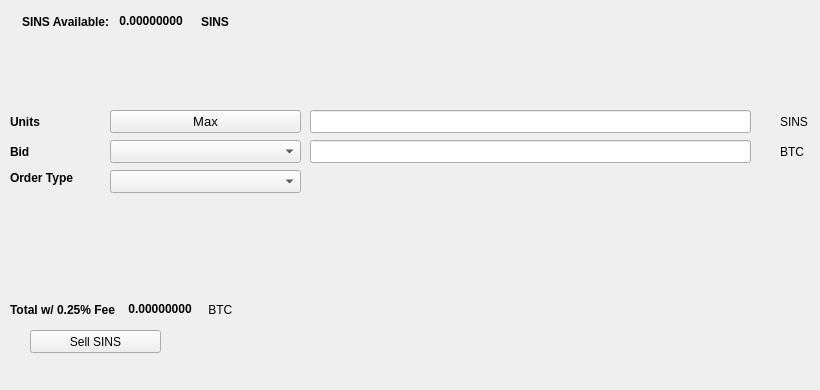
   <widget class="QWidget" name="SellTab">
    <attribute name="title">
     <string>Sell</string>
    </attribute>
    <widget class="QLabel" name="label_16">
     <property name="geometry">
      <rect>
       <x>780</x>
       <y>140</y>
       <width>31</width>
       <height>23</height>
      </rect>
     </property>
     <property name="text">
      <string>BTC</string>
     </property>
    </widget>
    <widget class="QComboBox" name="SellBidcomboBox">
     <property name="geometry">
      <rect>
       <x>110</x>
       <y>140</y>
       <width>191</width>
       <height>23</height>
      </rect>
     </property>
     <property name="font">
      <font>
       <pointsize>10</pointsize>
      </font>
     </property>
    </widget>
    <widget class="QLabel" name="label_18">
     <property name="geometry">
      <rect>
       <x>10</x>
       <y>110</y>
       <width>46</width>
       <height>23</height>
      </rect>
     </property>
     <property name="font">
      <font>
       <weight>75</weight>
       <bold>true</bold>
      </font>
     </property>
     <property name="text">
      <string>Units</string>
     </property>
    </widget>
    <widget class="QPushButton" name="Sell_Max_Amount">
     <property name="geometry">
      <rect>
       <x>110</x>
       <y>110</y>
       <width>191</width>
       <height>23</height>
      </rect>
     </property>
     <property name="font">
      <font>
       <pointsize>10</pointsize>
      </font>
     </property>
     <property name="text">
      <string>Max</string>
     </property>
    </widget>
    <widget class="QLabel" name="label_20">
     <property name="geometry">
      <rect>
       <x>10</x>
       <y>170</y>
       <width>91</width>
       <height>16</height>
      </rect>
     </property>
     <property name="font">
      <font>
       <weight>75</weight>
       <bold>true</bold>
      </font>
     </property>
     <property name="text">
      <string>Order Type</string>
     </property>
    </widget>
    <widget class="QComboBox" name="SellOrdertypeCombo">
     <property name="geometry">
      <rect>
       <x>110</x>
       <y>170</y>
       <width>191</width>
       <height>23</height>
      </rect>
     </property>
     <property name="font">
      <font>
       <pointsize>10</pointsize>
      </font>
     </property>
    </widget>
    <widget class="QLabel" name="label_21">
     <property name="geometry">
      <rect>
       <x>10</x>
       <y>140</y>
       <width>46</width>
       <height>23</height>
      </rect>
     </property>
     <property name="font">
      <font>
       <weight>75</weight>
       <bold>true</bold>
      </font>
     </property>
     <property name="text">
      <string>Bid</string>
     </property>
    </widget>
    <widget class="QLabel" name="label_22">
     <property name="geometry">
      <rect>
       <x>780</x>
       <y>110</y>
       <width>31</width>
       <height>23</height>
      </rect>
     </property>
     <property name="text">
      <string>SINS</string>
     </property>
    </widget>
    <widget class="QLineEdit" name="UnitsInputSINS">
     <property name="geometry">
      <rect>
       <x>310</x>
       <y>110</y>
       <width>441</width>
       <height>23</height>
      </rect>
     </property>
     <property name="font">
      <font>
       <pointsize>9</pointsize>
       <weight>75</weight>
       <bold>true</bold>
      </font>
     </property>
    </widget>
    <widget class="QLineEdit" name="SellBidPriceEdit">
     <property name="geometry">
      <rect>
       <x>310</x>
       <y>140</y>
       <width>441</width>
       <height>23</height>
      </rect>
     </property>
     <property name="font">
      <font>
       <pointsize>9</pointsize>
       <weight>75</weight>
       <bold>true</bold>
      </font>
     </property>
    </widget>
    <widget class="QPushButton" name="SellSINSBTN">
     <property name="geometry">
      <rect>
       <x>30</x>
       <y>330</y>
       <width>131</width>
       <height>23</height>
      </rect>
     </property>
     <property name="text">
      <string>Sell SINS</string>
     </property>
     <property name="icon">
      <iconset resource="../Dashlite">
       <normaloff>:/icons/bitcoin</normaloff>:/icons/bitcoin</iconset>
     </property>
    </widget>
    <widget class="QWidget" name="layoutWidget3">
     <property name="geometry">
      <rect>
       <x>22</x>
       <y>12</y>
       <width>258</width>
       <height>19</height>
      </rect>
     </property>
     <layout class="QHBoxLayout" name="horizontalLayout">
      <item>
       <widget class="QLabel" name="label232_2">
        <property name="font">
         <font>
          <weight>75</weight>
          <bold>true</bold>
         </font>
        </property>
        <property name="text">
         <string>SINS Available:</string>
        </property>
       </widget>
      </item>
      <item>
       <widget class="QLabel" name="SINSAvailableLabel">
        <property name="palette">
         <palette>
          <active>
           <colorrole role="WindowText">
            <brush brushstyle="SolidPattern">
             <color alpha="255">
              <red>0</red>
              <green>0</green>
              <blue>0</blue>
             </color>
            </brush>
           </colorrole>
           <colorrole role="Button">
            <brush brushstyle="SolidPattern">
             <color alpha="255">
              <red>0</red>
              <green>170</green>
              <blue>0</blue>
             </color>
            </brush>
           </colorrole>
           <colorrole role="Light">
            <brush brushstyle="SolidPattern">
             <color alpha="255">
              <red>0</red>
              <green>255</green>
              <blue>0</blue>
             </color>
            </brush>
           </colorrole>
           <colorrole role="Midlight">
            <brush brushstyle="SolidPattern">
             <color alpha="255">
              <red>0</red>
              <green>212</green>
              <blue>0</blue>
             </color>
            </brush>
           </colorrole>
           <colorrole role="Dark">
            <brush brushstyle="SolidPattern">
             <color alpha="255">
              <red>0</red>
              <green>85</green>
              <blue>0</blue>
             </color>
            </brush>
           </colorrole>
           <colorrole role="Mid">
            <brush brushstyle="SolidPattern">
             <color alpha="255">
              <red>0</red>
              <green>113</green>
              <blue>0</blue>
             </color>
            </brush>
           </colorrole>
           <colorrole role="Text">
            <brush brushstyle="SolidPattern">
             <color alpha="255">
              <red>0</red>
              <green>170</green>
              <blue>0</blue>
             </color>
            </brush>
           </colorrole>
           <colorrole role="BrightText">
            <brush brushstyle="SolidPattern">
             <color alpha="255">
              <red>255</red>
              <green>255</green>
              <blue>255</blue>
             </color>
            </brush>
           </colorrole>
           <colorrole role="ButtonText">
            <brush brushstyle="SolidPattern">
             <color alpha="255">
              <red>0</red>
              <green>0</green>
              <blue>0</blue>
             </color>
            </brush>
           </colorrole>
           <colorrole role="Base">
            <brush brushstyle="SolidPattern">
             <color alpha="255">
              <red>255</red>
              <green>255</green>
              <blue>255</blue>
             </color>
            </brush>
           </colorrole>
           <colorrole role="Window">
            <brush brushstyle="SolidPattern">
             <color alpha="255">
              <red>0</red>
              <green>170</green>
              <blue>0</blue>
             </color>
            </brush>
           </colorrole>
           <colorrole role="Shadow">
            <brush brushstyle="SolidPattern">
             <color alpha="255">
              <red>0</red>
              <green>0</green>
              <blue>0</blue>
             </color>
            </brush>
           </colorrole>
           <colorrole role="AlternateBase">
            <brush brushstyle="SolidPattern">
             <color alpha="255">
              <red>127</red>
              <green>212</green>
              <blue>127</blue>
             </color>
            </brush>
           </colorrole>
           <colorrole role="ToolTipBase">
            <brush brushstyle="SolidPattern">
             <color alpha="255">
              <red>255</red>
              <green>255</green>
              <blue>220</blue>
             </color>
            </brush>
           </colorrole>
           <colorrole role="ToolTipText">
            <brush brushstyle="SolidPattern">
             <color alpha="255">
              <red>0</red>
              <green>0</green>
              <blue>0</blue>
             </color>
            </brush>
           </colorrole>
          </active>
          <inactive>
           <colorrole role="WindowText">
            <brush brushstyle="SolidPattern">
             <color alpha="255">
              <red>0</red>
              <green>0</green>
              <blue>0</blue>
             </color>
            </brush>
           </colorrole>
           <colorrole role="Button">
            <brush brushstyle="SolidPattern">
             <color alpha="255">
              <red>0</red>
              <green>170</green>
              <blue>0</blue>
             </color>
            </brush>
           </colorrole>
           <colorrole role="Light">
            <brush brushstyle="SolidPattern">
             <color alpha="255">
              <red>0</red>
              <green>255</green>
              <blue>0</blue>
             </color>
            </brush>
           </colorrole>
           <colorrole role="Midlight">
            <brush brushstyle="SolidPattern">
             <color alpha="255">
              <red>0</red>
              <green>212</green>
              <blue>0</blue>
             </color>
            </brush>
           </colorrole>
           <colorrole role="Dark">
            <brush brushstyle="SolidPattern">
             <color alpha="255">
              <red>0</red>
              <green>85</green>
              <blue>0</blue>
             </color>
            </brush>
           </colorrole>
           <colorrole role="Mid">
            <brush brushstyle="SolidPattern">
             <color alpha="255">
              <red>0</red>
              <green>113</green>
              <blue>0</blue>
             </color>
            </brush>
           </colorrole>
           <colorrole role="Text">
            <brush brushstyle="SolidPattern">
             <color alpha="255">
              <red>0</red>
              <green>170</green>
              <blue>0</blue>
             </color>
            </brush>
           </colorrole>
           <colorrole role="BrightText">
            <brush brushstyle="SolidPattern">
             <color alpha="255">
              <red>255</red>
              <green>255</green>
              <blue>255</blue>
             </color>
            </brush>
           </colorrole>
           <colorrole role="ButtonText">
            <brush brushstyle="SolidPattern">
             <color alpha="255">
              <red>0</red>
              <green>0</green>
              <blue>0</blue>
             </color>
            </brush>
           </colorrole>
           <colorrole role="Base">
            <brush brushstyle="SolidPattern">
             <color alpha="255">
              <red>255</red>
              <green>255</green>
              <blue>255</blue>
             </color>
            </brush>
           </colorrole>
           <colorrole role="Window">
            <brush brushstyle="SolidPattern">
             <color alpha="255">
              <red>0</red>
              <green>170</green>
              <blue>0</blue>
             </color>
            </brush>
           </colorrole>
           <colorrole role="Shadow">
            <brush brushstyle="SolidPattern">
             <color alpha="255">
              <red>0</red>
              <green>0</green>
              <blue>0</blue>
             </color>
            </brush>
           </colorrole>
           <colorrole role="AlternateBase">
            <brush brushstyle="SolidPattern">
             <color alpha="255">
              <red>127</red>
              <green>212</green>
              <blue>127</blue>
             </color>
            </brush>
           </colorrole>
           <colorrole role="ToolTipBase">
            <brush brushstyle="SolidPattern">
             <color alpha="255">
              <red>255</red>
              <green>255</green>
              <blue>220</blue>
             </color>
            </brush>
           </colorrole>
           <colorrole role="ToolTipText">
            <brush brushstyle="SolidPattern">
             <color alpha="255">
              <red>0</red>
              <green>0</green>
              <blue>0</blue>
             </color>
            </brush>
           </colorrole>
          </inactive>
          <disabled>
           <colorrole role="WindowText">
            <brush brushstyle="SolidPattern">
             <color alpha="255">
              <red>0</red>
              <green>85</green>
              <blue>0</blue>
             </color>
            </brush>
           </colorrole>
           <colorrole role="Button">
            <brush brushstyle="SolidPattern">
             <color alpha="255">
              <red>0</red>
              <green>170</green>
              <blue>0</blue>
             </color>
            </brush>
           </colorrole>
           <colorrole role="Light">
            <brush brushstyle="SolidPattern">
             <color alpha="255">
              <red>0</red>
              <green>255</green>
              <blue>0</blue>
             </color>
            </brush>
           </colorrole>
           <colorrole role="Midlight">
            <brush brushstyle="SolidPattern">
             <color alpha="255">
              <red>0</red>
              <green>212</green>
              <blue>0</blue>
             </color>
            </brush>
           </colorrole>
           <colorrole role="Dark">
            <brush brushstyle="SolidPattern">
             <color alpha="255">
              <red>0</red>
              <green>85</green>
              <blue>0</blue>
             </color>
            </brush>
           </colorrole>
           <colorrole role="Mid">
            <brush brushstyle="SolidPattern">
             <color alpha="255">
              <red>0</red>
              <green>113</green>
              <blue>0</blue>
             </color>
            </brush>
           </colorrole>
           <colorrole role="Text">
            <brush brushstyle="SolidPattern">
             <color alpha="255">
              <red>0</red>
              <green>85</green>
              <blue>0</blue>
             </color>
            </brush>
           </colorrole>
           <colorrole role="BrightText">
            <brush brushstyle="SolidPattern">
             <color alpha="255">
              <red>255</red>
              <green>255</green>
              <blue>255</blue>
             </color>
            </brush>
           </colorrole>
           <colorrole role="ButtonText">
            <brush brushstyle="SolidPattern">
             <color alpha="255">
              <red>0</red>
              <green>85</green>
              <blue>0</blue>
             </color>
            </brush>
           </colorrole>
           <colorrole role="Base">
            <brush brushstyle="SolidPattern">
             <color alpha="255">
              <red>0</red>
              <green>170</green>
              <blue>0</blue>
             </color>
            </brush>
           </colorrole>
           <colorrole role="Window">
            <brush brushstyle="SolidPattern">
             <color alpha="255">
              <red>0</red>
              <green>170</green>
              <blue>0</blue>
             </color>
            </brush>
           </colorrole>
           <colorrole role="Shadow">
            <brush brushstyle="SolidPattern">
             <color alpha="255">
              <red>0</red>
              <green>0</green>
              <blue>0</blue>
             </color>
            </brush>
           </colorrole>
           <colorrole role="AlternateBase">
            <brush brushstyle="SolidPattern">
             <color alpha="255">
              <red>0</red>
              <green>170</green>
              <blue>0</blue>
             </color>
            </brush>
           </colorrole>
           <colorrole role="ToolTipBase">
            <brush brushstyle="SolidPattern">
             <color alpha="255">
              <red>255</red>
              <green>255</green>
              <blue>220</blue>
             </color>
            </brush>
           </colorrole>
           <colorrole role="ToolTipText">
            <brush brushstyle="SolidPattern">
             <color alpha="255">
              <red>0</red>
              <green>0</green>
              <blue>0</blue>
             </color>
            </brush>
           </colorrole>
          </disabled>
         </palette>
        </property>
        <property name="font">
         <font>
          <weight>75</weight>
          <bold>true</bold>
         </font>
        </property>
        <property name="text">
         <string> 0.00000000 </string>
        </property>
        <property name="textInteractionFlags">
         <set>Qt::LinksAccessibleByMouse|Qt::TextSelectableByKeyboard|Qt::TextSelectableByMouse</set>
        </property>
       </widget>
      </item>
      <item>
       <widget class="QLabel" name="labelSINS">
        <property name="font">
         <font>
          <weight>75</weight>
          <bold>true</bold>
         </font>
        </property>
        <property name="text">
         <string>SINS</string>
        </property>
       </widget>
      </item>
     </layout>
    </widget>
    <widget class="QWidget" name="layoutWidget">
     <property name="geometry">
      <rect>
       <x>10</x>
       <y>300</y>
       <width>268</width>
       <height>19</height>
      </rect>
     </property>
     <layout class="QHBoxLayout" name="horizontalLayout_2">
      <item>
       <widget class="QLabel" name="label_19">
        <property name="font">
         <font>
          <weight>75</weight>
          <bold>true</bold>
         </font>
        </property>
        <property name="text">
         <string>Total w/ 0.25% Fee </string>
        </property>
       </widget>
      </item>
      <item>
       <widget class="QLabel" name="SellCostLabel">
        <property name="palette">
         <palette>
          <active>
           <colorrole role="WindowText">
            <brush brushstyle="SolidPattern">
             <color alpha="255">
              <red>0</red>
              <green>0</green>
              <blue>0</blue>
             </color>
            </brush>
           </colorrole>
           <colorrole role="Button">
            <brush brushstyle="SolidPattern">
             <color alpha="255">
              <red>0</red>
              <green>170</green>
              <blue>0</blue>
             </color>
            </brush>
           </colorrole>
           <colorrole role="Light">
            <brush brushstyle="SolidPattern">
             <color alpha="255">
              <red>0</red>
              <green>255</green>
              <blue>0</blue>
             </color>
            </brush>
           </colorrole>
           <colorrole role="Midlight">
            <brush brushstyle="SolidPattern">
             <color alpha="255">
              <red>0</red>
              <green>212</green>
              <blue>0</blue>
             </color>
            </brush>
           </colorrole>
           <colorrole role="Dark">
            <brush brushstyle="SolidPattern">
             <color alpha="255">
              <red>0</red>
              <green>85</green>
              <blue>0</blue>
             </color>
            </brush>
           </colorrole>
           <colorrole role="Mid">
            <brush brushstyle="SolidPattern">
             <color alpha="255">
              <red>0</red>
              <green>113</green>
              <blue>0</blue>
             </color>
            </brush>
           </colorrole>
           <colorrole role="Text">
            <brush brushstyle="SolidPattern">
             <color alpha="255">
              <red>0</red>
              <green>170</green>
              <blue>0</blue>
             </color>
            </brush>
           </colorrole>
           <colorrole role="BrightText">
            <brush brushstyle="SolidPattern">
             <color alpha="255">
              <red>255</red>
              <green>255</green>
              <blue>255</blue>
             </color>
            </brush>
           </colorrole>
           <colorrole role="ButtonText">
            <brush brushstyle="SolidPattern">
             <color alpha="255">
              <red>0</red>
              <green>0</green>
              <blue>0</blue>
             </color>
            </brush>
           </colorrole>
           <colorrole role="Base">
            <brush brushstyle="SolidPattern">
             <color alpha="255">
              <red>255</red>
              <green>255</green>
              <blue>255</blue>
             </color>
            </brush>
           </colorrole>
           <colorrole role="Window">
            <brush brushstyle="SolidPattern">
             <color alpha="255">
              <red>0</red>
              <green>170</green>
              <blue>0</blue>
             </color>
            </brush>
           </colorrole>
           <colorrole role="Shadow">
            <brush brushstyle="SolidPattern">
             <color alpha="255">
              <red>0</red>
              <green>0</green>
              <blue>0</blue>
             </color>
            </brush>
           </colorrole>
           <colorrole role="AlternateBase">
            <brush brushstyle="SolidPattern">
             <color alpha="255">
              <red>127</red>
              <green>212</green>
              <blue>127</blue>
             </color>
            </brush>
           </colorrole>
           <colorrole role="ToolTipBase">
            <brush brushstyle="SolidPattern">
             <color alpha="255">
              <red>255</red>
              <green>255</green>
              <blue>220</blue>
             </color>
            </brush>
           </colorrole>
           <colorrole role="ToolTipText">
            <brush brushstyle="SolidPattern">
             <color alpha="255">
              <red>0</red>
              <green>0</green>
              <blue>0</blue>
             </color>
            </brush>
           </colorrole>
          </active>
          <inactive>
           <colorrole role="WindowText">
            <brush brushstyle="SolidPattern">
             <color alpha="255">
              <red>0</red>
              <green>0</green>
              <blue>0</blue>
             </color>
            </brush>
           </colorrole>
           <colorrole role="Button">
            <brush brushstyle="SolidPattern">
             <color alpha="255">
              <red>0</red>
              <green>170</green>
              <blue>0</blue>
             </color>
            </brush>
           </colorrole>
           <colorrole role="Light">
            <brush brushstyle="SolidPattern">
             <color alpha="255">
              <red>0</red>
              <green>255</green>
              <blue>0</blue>
             </color>
            </brush>
           </colorrole>
           <colorrole role="Midlight">
            <brush brushstyle="SolidPattern">
             <color alpha="255">
              <red>0</red>
              <green>212</green>
              <blue>0</blue>
             </color>
            </brush>
           </colorrole>
           <colorrole role="Dark">
            <brush brushstyle="SolidPattern">
             <color alpha="255">
              <red>0</red>
              <green>85</green>
              <blue>0</blue>
             </color>
            </brush>
           </colorrole>
           <colorrole role="Mid">
            <brush brushstyle="SolidPattern">
             <color alpha="255">
              <red>0</red>
              <green>113</green>
              <blue>0</blue>
             </color>
            </brush>
           </colorrole>
           <colorrole role="Text">
            <brush brushstyle="SolidPattern">
             <color alpha="255">
              <red>0</red>
              <green>170</green>
              <blue>0</blue>
             </color>
            </brush>
           </colorrole>
           <colorrole role="BrightText">
            <brush brushstyle="SolidPattern">
             <color alpha="255">
              <red>255</red>
              <green>255</green>
              <blue>255</blue>
             </color>
            </brush>
           </colorrole>
           <colorrole role="ButtonText">
            <brush brushstyle="SolidPattern">
             <color alpha="255">
              <red>0</red>
              <green>0</green>
              <blue>0</blue>
             </color>
            </brush>
           </colorrole>
           <colorrole role="Base">
            <brush brushstyle="SolidPattern">
             <color alpha="255">
              <red>255</red>
              <green>255</green>
              <blue>255</blue>
             </color>
            </brush>
           </colorrole>
           <colorrole role="Window">
            <brush brushstyle="SolidPattern">
             <color alpha="255">
              <red>0</red>
              <green>170</green>
              <blue>0</blue>
             </color>
            </brush>
           </colorrole>
           <colorrole role="Shadow">
            <brush brushstyle="SolidPattern">
             <color alpha="255">
              <red>0</red>
              <green>0</green>
              <blue>0</blue>
             </color>
            </brush>
           </colorrole>
           <colorrole role="AlternateBase">
            <brush brushstyle="SolidPattern">
             <color alpha="255">
              <red>127</red>
              <green>212</green>
              <blue>127</blue>
             </color>
            </brush>
           </colorrole>
           <colorrole role="ToolTipBase">
            <brush brushstyle="SolidPattern">
             <color alpha="255">
              <red>255</red>
              <green>255</green>
              <blue>220</blue>
             </color>
            </brush>
           </colorrole>
           <colorrole role="ToolTipText">
            <brush brushstyle="SolidPattern">
             <color alpha="255">
              <red>0</red>
              <green>0</green>
              <blue>0</blue>
             </color>
            </brush>
           </colorrole>
          </inactive>
          <disabled>
           <colorrole role="WindowText">
            <brush brushstyle="SolidPattern">
             <color alpha="255">
              <red>0</red>
              <green>85</green>
              <blue>0</blue>
             </color>
            </brush>
           </colorrole>
           <colorrole role="Button">
            <brush brushstyle="SolidPattern">
             <color alpha="255">
              <red>0</red>
              <green>170</green>
              <blue>0</blue>
             </color>
            </brush>
           </colorrole>
           <colorrole role="Light">
            <brush brushstyle="SolidPattern">
             <color alpha="255">
              <red>0</red>
              <green>255</green>
              <blue>0</blue>
             </color>
            </brush>
           </colorrole>
           <colorrole role="Midlight">
            <brush brushstyle="SolidPattern">
             <color alpha="255">
              <red>0</red>
              <green>212</green>
              <blue>0</blue>
             </color>
            </brush>
           </colorrole>
           <colorrole role="Dark">
            <brush brushstyle="SolidPattern">
             <color alpha="255">
              <red>0</red>
              <green>85</green>
              <blue>0</blue>
             </color>
            </brush>
           </colorrole>
           <colorrole role="Mid">
            <brush brushstyle="SolidPattern">
             <color alpha="255">
              <red>0</red>
              <green>113</green>
              <blue>0</blue>
             </color>
            </brush>
           </colorrole>
           <colorrole role="Text">
            <brush brushstyle="SolidPattern">
             <color alpha="255">
              <red>0</red>
              <green>85</green>
              <blue>0</blue>
             </color>
            </brush>
           </colorrole>
           <colorrole role="BrightText">
            <brush brushstyle="SolidPattern">
             <color alpha="255">
              <red>255</red>
              <green>255</green>
              <blue>255</blue>
             </color>
            </brush>
           </colorrole>
           <colorrole role="ButtonText">
            <brush brushstyle="SolidPattern">
             <color alpha="255">
              <red>0</red>
              <green>85</green>
              <blue>0</blue>
             </color>
            </brush>
           </colorrole>
           <colorrole role="Base">
            <brush brushstyle="SolidPattern">
             <color alpha="255">
              <red>0</red>
              <green>170</green>
              <blue>0</blue>
             </color>
            </brush>
           </colorrole>
           <colorrole role="Window">
            <brush brushstyle="SolidPattern">
             <color alpha="255">
              <red>0</red>
              <green>170</green>
              <blue>0</blue>
             </color>
            </brush>
           </colorrole>
           <colorrole role="Shadow">
            <brush brushstyle="SolidPattern">
             <color alpha="255">
              <red>0</red>
              <green>0</green>
              <blue>0</blue>
             </color>
            </brush>
           </colorrole>
           <colorrole role="AlternateBase">
            <brush brushstyle="SolidPattern">
             <color alpha="255">
              <red>0</red>
              <green>170</green>
              <blue>0</blue>
             </color>
            </brush>
           </colorrole>
           <colorrole role="ToolTipBase">
            <brush brushstyle="SolidPattern">
             <color alpha="255">
              <red>255</red>
              <green>255</green>
              <blue>220</blue>
             </color>
            </brush>
           </colorrole>
           <colorrole role="ToolTipText">
            <brush brushstyle="SolidPattern">
             <color alpha="255">
              <red>0</red>
              <green>0</green>
              <blue>0</blue>
             </color>
            </brush>
           </colorrole>
          </disabled>
         </palette>
        </property>
        <property name="font">
         <font>
          <weight>75</weight>
          <bold>true</bold>
         </font>
        </property>
        <property name="autoFillBackground">
         <bool>false</bool>
        </property>
        <property name="text">
         <string> 0.00000000</string>
        </property>
        <property name="textInteractionFlags">
         <set>Qt::LinksAccessibleByMouse|Qt::TextSelectableByMouse</set>
        </property>
       </widget>
      </item>
      <item>
       <widget class="QLabel" name="label_17">
        <property name="font">
         <font>
          <weight>50</weight>
          <bold>false</bold>
         </font>
        </property>
        <property name="text">
         <string> BTC</string>
        </property>
       </widget>
      </item>
     </layout>
    </widget>
    <widget class="QLabel" name="label_23">
     <property name="geometry">
      <rect>
       <x>460</x>
       <y>300</y>
       <width>281</width>
       <height>81</height>
      </rect>
     </property>
     <property name="text">
      <string/>
     </property>
     <property name="pixmap">
      <pixmap>:/images/bittrex</pixmap>
     </property>
    </widget>
   </widget>
